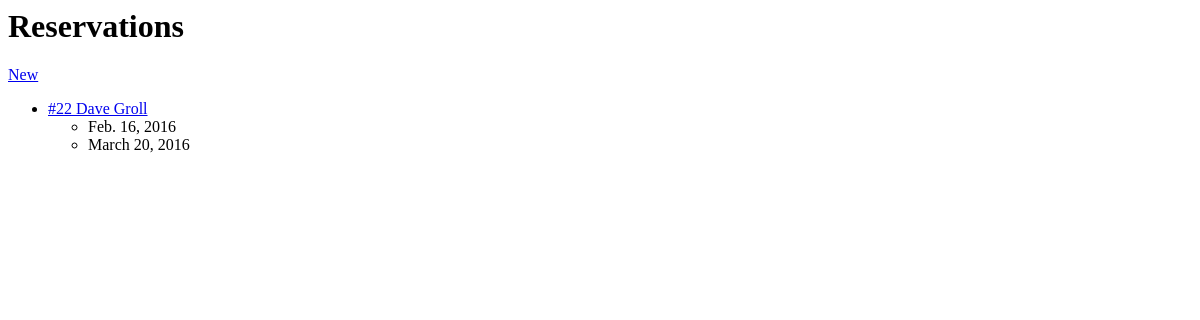
The page /reservation/list/ on the database as committed earlier.
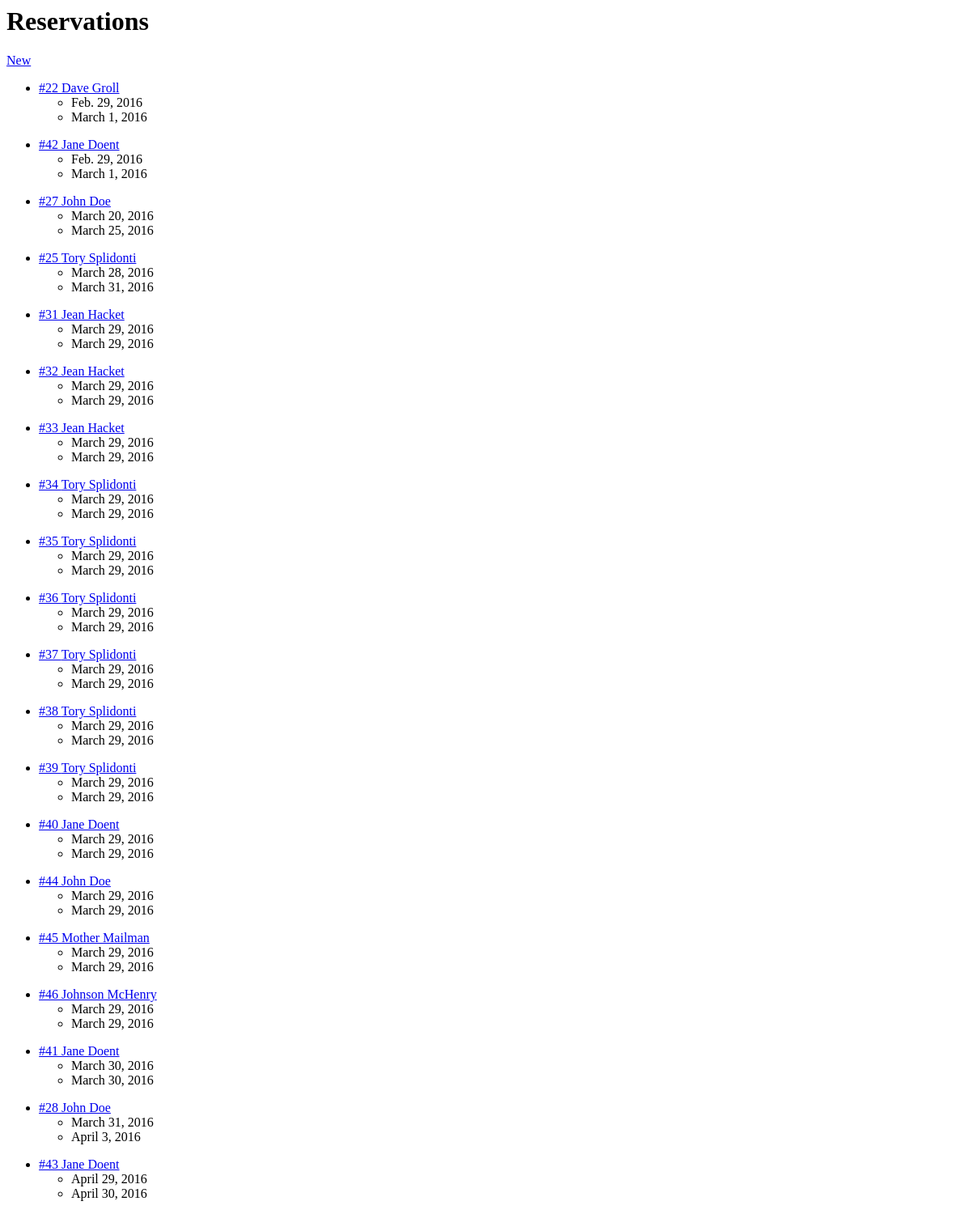
The same page on the database as committed later.
### bookings/models.py (models this page shows, shortened)
class Reservation(models.Model):
    objects = ReservationManager()
    member = models.ForeignKey('Member', on_delete=models.CASCADE)
    party_size = models.IntegerField(default=1, help_text="Number of Guests in Party")
    arrival = models.DateField(default=date.today, help_text="Arrival Date")
    departure = models.DateField(default=date.today, help_text="Arrival Date")
    MEAL_CHOICES = (
            ('B', 'Breakfast'),
            ('L', 'Lunch'),
            ('D', 'Dinner'),
            )
    first_meal = models.CharField('First meal at camp', max_length=1, choices=MEAL_CHOICES, default='LUNCH', help_text="First Meal")
    last_meal = models.CharField('Last meal at camp', max_length=1, choices=MEAL_CHOICES, default='LUNCH', help_text="Last Meal")
    created_on = models.DateTimeField(auto_now_add=True)
    edited_on = models.DateTimeField(auto_now=True)
    class Meta:
        ordering = ['arrival']

class Person(models.Model):
    objects = PersonManager()
    first_name = models.CharField(max_length=25)
    last_name = models.CharField(max_length=25)
    def full_name(self):
        return self.first_name + ' ' + self.last_name
    class Meta:
        abstract = True
        unique_together = (('first_name', 'last_name'),)

class Member(Person):
    def __str__(self):
        return self.full_name()

### bookings/reservation_views.py (the view)
class ReservationListView(ListView):
    model = Reservation
    template_name = 'bookings/reservation_list.html'
    context_object_name = 'reservation_list'

### bookings/templates/bookings/reservation_list.html
<h1>Reservations</h1>
<a href="{% url 'reservation_new' %}">New</a>
{% for reservation in reservation_list %}
<ul>
    <li>
    <a href="{% url 'reservation_detail' pk=reservation.pk %}">
        #{{ reservation.id }} {{ reservation.member }}
    </a>
    </li>
        <ul>
            <li>{{ reservation.arrival }}</li>
            <li>{{ reservation.departure }}</li>
        </ul>
</ul>
{% endfor %}

Rows that differ between the two databases and show on the page:
changed Reservation "Dave Groll": arrival "Feb. 16, 2016" → "Feb. 29, 2016"; departure "March 20, 2016" → "March 1, 2016"
added Reservation: id "42", member "Jane Doent", arrival "Feb. 29, 2016", departure "March 1, 2016"
added Reservation: id "27", member "John Doe", arrival "March 20, 2016", departure "March 25, 2016"
added Reservation: id "25", member "Tory Splidonti", arrival "March 28, 2016", departure "March 31, 2016"
added Reservation: id "31", member "Jean Hacket", arrival "March 29, 2016", departure "March 29, 2016"
added Reservation: id "32", member "Jean Hacket", arrival "March 29, 2016", departure "March 29, 2016"
added Reservation: id "33", member "Jean Hacket", arrival "March 29, 2016", departure "March 29, 2016"
added Reservation: id "34", member "Tory Splidonti", arrival "March 29, 2016", departure "March 29, 2016"
added Reservation: id "35", member "Tory Splidonti", arrival "March 29, 2016", departure "March 29, 2016"
added Reservation: id "36", member "Tory Splidonti", arrival "March 29, 2016", departure "March 29, 2016"
added Reservation: id "37", member "Tory Splidonti", arrival "March 29, 2016", departure "March 29, 2016"
added Reservation: id "38", member "Tory Splidonti", arrival "March 29, 2016", departure "March 29, 2016"
added Reservation: id "39", member "Tory Splidonti", arrival "March 29, 2016", departure "March 29, 2016"
added Reservation: id "40", member "Jane Doent", arrival "March 29, 2016", departure "March 29, 2016"
added Reservation: id "44", member "John Doe", arrival "March 29, 2016", departure "March 29, 2016"
added Reservation: id "45", member "Mother Mailman", arrival "March 29, 2016", departure "March 29, 2016"
added Reservation: id "46", member "Johnson McHenry", arrival "March 29, 2016", departure "March 29, 2016"
added Reservation: id "41", member "Jane Doent", arrival "March 30, 2016", departure "March 30, 2016"
added Reservation: id "28", member "John Doe", arrival "March 31, 2016", departure "April 3, 2016"
added Reservation: id "43", member "Jane Doent", arrival "April 29, 2016", departure "April 30, 2016"
